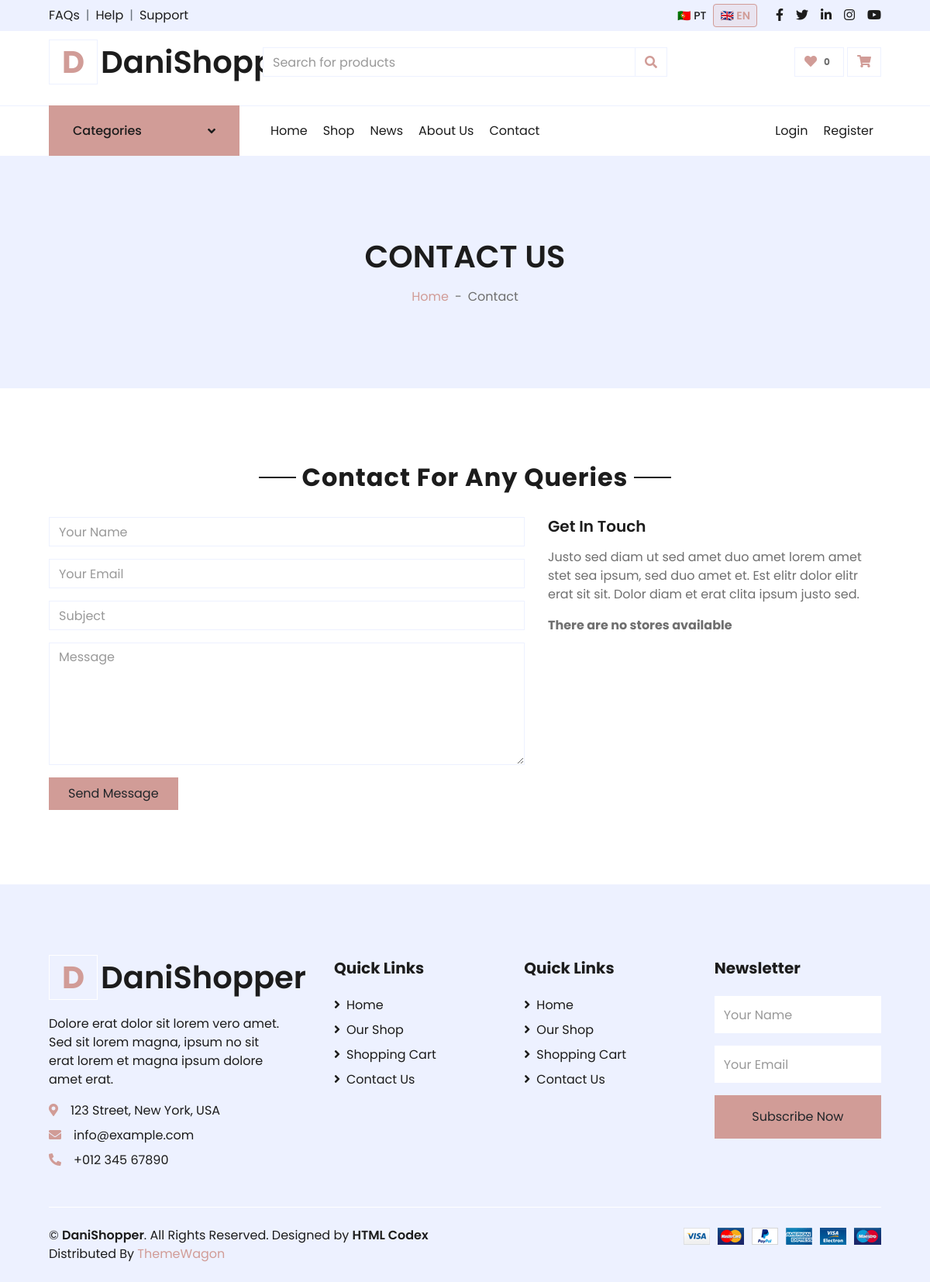
The app's page /contact.php, older data.
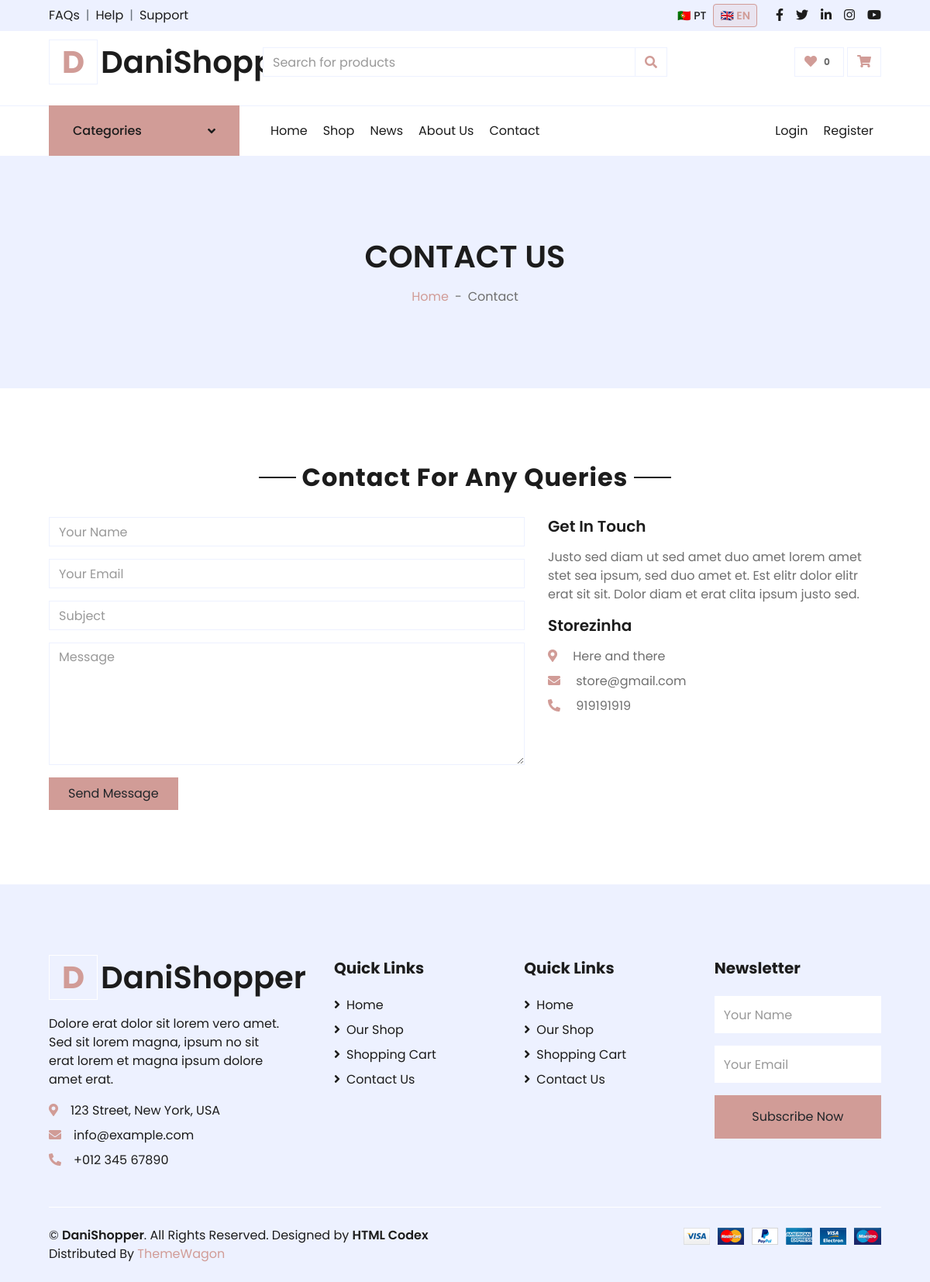
The same page, newer data.
### tables this page shows
CREATE TABLE
  `store_translations` (
    `id` int (11) NOT NULL AUTO_INCREMENT,
    `store_id` int (11) DEFAULT NULL,
    `lang_code` varchar(5) DEFAULT NULL,
    `name` varchar(255) DEFAULT NULL,
    `address` varchar(255) DEFAULT NULL,
    PRIMARY KEY (`id`),
    KEY `store_id` (`store_id`),
    CONSTRAINT `store_translations_ibfk_1` FOREIGN KEY (`store_id`) REFERENCES `stores` (`id`) ON DELETE CASCADE
  );

CREATE TABLE
  `stores` (
    `id` int (11) NOT NULL AUTO_INCREMENT,
    `email` varchar(255) DEFAULT NULL,
    `phone` varchar(50) DEFAULT NULL,
    `is_active` tinyint (1) DEFAULT 1,
    `created_at` timestamp NOT NULL DEFAULT current_timestamp(),
    PRIMARY KEY (`id`)
  );

### includes/config.php (called while the page is built, shortened)
<?php
$SETTINGS['servername'] = 'localhost';
$SETTINGS['username']   = 'root';
$SETTINGS['password']   = '';
$SETTINGS['dbname']     = 'pi_db';
$SETTINGS['nome_projeto'] = '06-DanielSilva-Site13-FinalProject';
$SETTINGS['isLoginKey'] = 'asjdhaskjgfaskjgfkasjhfskajhdsjkhdaskjh';
$SETTINGS['dir_site'] = dirname(__DIR__) . '/';
$SETTINGS['url_site'] = 'http://localhost:8000';
$SETTINGS['dir_uploads'] = $SETTINGS['dir_site'] . 'uploads/';
$SETTINGS['url_uploads'] = $SETTINGS['url_site'] . '/uploads';
$SETTINGS['fotos_auth'] = ['image/jpeg', 'image/jpg', 'image/png', 'image/webp'];
$SETTINGS['fotos_maxUpload'] = 3000000;
$LANG_CODE = $_SESSION['lingua'] ?? 'pt';
include_once 'db.php';
include_once 'functions.php';

### includes/functions.php (called while the page is built, shortened)
<?php
function db_get_all($table, $where = "1", $order = "id DESC", $limit = "")
{
    $sql = "SELECT * FROM $table WHERE $where ORDER BY $order";
    return my_query($sql);
}
function db_select($select, $from, $joins = "", $where = "1", $order = "", $limit = "")
{
    $sql = "SELECT $select FROM $from";
    if ($joins) {
        $sql .= " $joins";
    }
    $sql .= " WHERE $where";
    if ($order) {
        $sql .= " ORDER BY $order";
    }
    return my_query($sql);
}
function t($code, $lang_code = null)
{
    static $translations = [];
    if ($lang_code === null) {
        global $LANG_CODE;
        $lang_code = $LANG_CODE ?? 'pt';
    }
    if (!isset($translations[$lang_code])) {
        $rows = db_get_all("traduz", "lang_code = '" . addslashes($lang_code) . "'");
        $translations[$lang_code] = [];
        foreach ($rows as $row) {
            $translations[$lang_code][$row['code']] = $row['text'];
        }
    }
    return $translations[$lang_code][$code] ?? $code;
}
function get_categories()
{
    global $LANG_CODE;
    $LANG_CODE = addslashes($LANG_CODE ?? 'pt');
    return db_select(
        "
        c.id,
        c.image,
        ct.name
        ",
        "categories c",
        "
        LEFT JOIN category_translations ct
            ON ct.category_id = c.id
            AND ct.lang_code = '$LANG_CODE'
        ",
        "1",
        "c.id ASC"
    );
}
function get_stores()
{
    global $LANG_CODE;
    $LANG_CODE = addslashes($LANG_CODE ?? 'pt');
    return db_select(
        "
        s.id,
        s.email,
        s.phone,
        st.name,
        st.address
        ",
        "stores s",
        "
        LEFT JOIN store_translations st
            ON st.store_id = s.id
            AND st.lang_code = '$LANG_CODE'
        ",
        "s.is_active = 1",
        "s.id ASC"
    );
}

### includes/db.php (called while the page is built, shortened)
<?php
$SETTINGS['conn'] = my_connect($SETTINGS);
function my_connect($SETTINGS)
{
    $conn = new mysqli($SETTINGS['servername'], $SETTINGS['username'], $SETTINGS['password'], $SETTINGS['dbname']);
    $conn->set_charset('utf8mb4');
    return $conn;
}
function my_query($sql, $debug = 0)
{
    global $SETTINGS;
    $result = $SETTINGS['conn']->query($sql);
    if (isset($result->num_rows)) {
        $arrRes = array();
        if ($result->num_rows > 0) {
            while ($row = $result->fetch_assoc()) {
                $arrRes[] = $row;
            }
        }
        return $arrRes;
    }
    return 0;
}

### contact.php (the view, shortened to what the rows shown need)
<!DOCTYPE html>
<html lang="gb">
<?php
include_once 'includes/config.php';
include 'includes/header.php';
$stores = get_stores();
?>
<div class="container-fluid bg-secondary mb-5">
    <div class="d-flex flex-column align-items-center justify-content-center" style="min-height: 300px">
        <h1 class="font-weight-semi-bold text-uppercase mb-3"><?= t('contact.header.title') ?></h1>
    </div>
</div>
<div class="container-fluid pt-5">
    <div class="text-center mb-4">
        <h2 class="section-title px-5"><span class="px-2"><?= t('contact.form.title') ?></span></h2>
    </div>
    <div class="row px-xl-5">
        <div class="col-lg-5 mb-5">
            <?php foreach ($stores as $index => $store): ?>
                <div class="d-flex flex-column <?= $index > 0 ? 'mt-4' : '' ?>">
                    <h5 class="font-weight-semi-bold mb-3">
                        <?= htmlspecialchars($store['name']) ?>
                    </h5>
                    <p class="mb-2">
                        <i class="fa fa-map-marker-alt text-primary mr-3"></i>
                        <?= htmlspecialchars($store['address']) ?>
                    </p>
                    <p class="mb-2">
                        <i class="fa fa-envelope text-primary mr-3"></i>
                        <?= htmlspecialchars($store['email']) ?>
                    </p>
                    <p class="mb-2">
                        <i class="fa fa-phone-alt text-primary mr-3"></i>
                        <?= htmlspecialchars($store['phone']) ?>
                    </p>
                </div>
            <?php endforeach; ?>
        </div>
    </div>
</div>
<?php include 'includes/footer.php'; ?>
</body>
</html>

Row changes from the older to the newer data that the page shows:
added store_translations: name "Storezinha", address "Here and there", store.email "store@gmail.com", store.phone "919191919"
Text that changed along with them:
t('contact.info.no_stores'): "There are no stores available" → (not shown)
